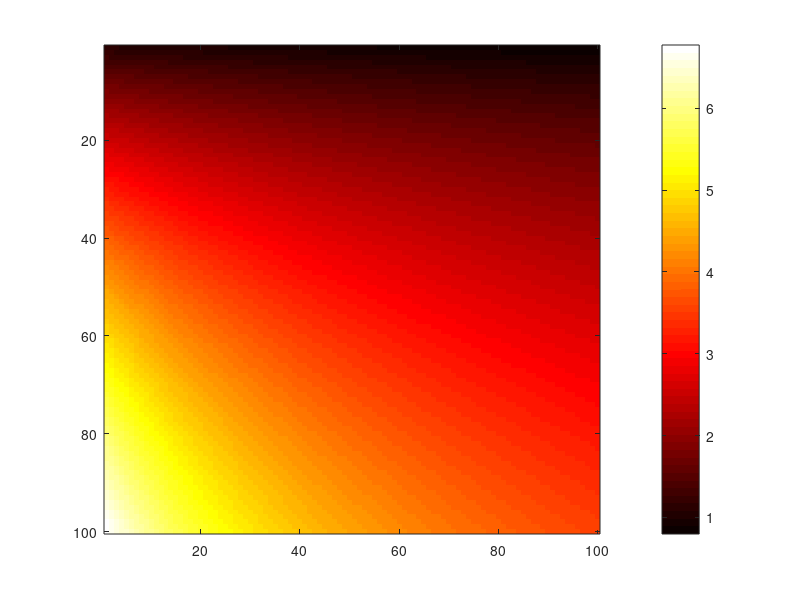

Reproduce this figure in MATLAB. (Note: this script raises an error after producing the figure.)
clear all; close all; clc
Val = zeros(100,100);
for test1 = 1:100;
    for test2 = 1:100;
        l2 = test2/20.; l1 = test1/10.;    
        k1 = 0.1; 
  
        k2 = 1.0; k4 = 0.01;
        k7 = 0.13; k8 = 0.1;

        k2 = k2*(1 + l1*1);
        k4 = k4*(1 + l2*1);
        K = k1*k8/(k7*k2);
        fpp = K/2.0*(1+sqrt(1+4*k4/K));
        Val(test1,test2) =  0.0864/fpp;
        fpm = k7/k8*fpp;

       
    
    end
end

figure
imagesc(Val);
colormap('hot'); colorbar
goodplot
